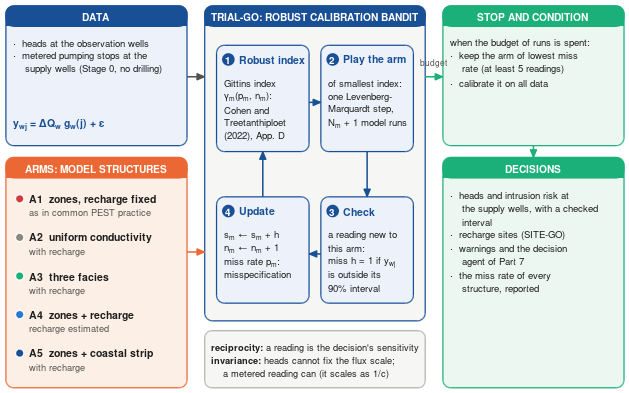
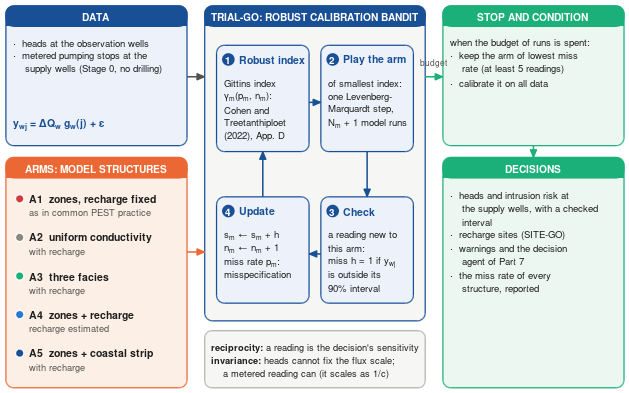

The MATLAB script that drew these images, in order:
function trial_go_scheme(outDir)
%TRIAL_GO_SCHEME How TRIAL-GO, the robust calibration bandit over model structures, works in the CERTAIN-COAST system.
%   trial_go_scheme(OUTDIR) draws the diagram (16 x 10 cm) and saves fig_trial_go_scheme.png and .pdf in OUTDIR
%   (default: results/figures of the repository). Same palette and font scaling as run_all_figures.m. The diagram
%   explains certaincoast.calibration.trialGo; the arms are the structures of certaincoast.calibration.aquiferArms.
%   GNU Octave without a display: xvfb-run -a octave --no-gui --eval "trial_go_scheme"
%
%   Copyright 2026 Dulian Zeqiraj. Licensed under the Apache License 2.0.

if nargin < 1 || isempty(outDir)
    outDir = fullfile(fileparts(fileparts(mfilename('fullpath'))), 'results', 'figures');
end
if ~exist(outDir, 'dir')
    mkdir(outDir);
end
if exist('OCTAVE_VERSION', 'builtin') ~= 0 && any(strcmp(available_graphics_toolkits(), 'qt'))
    graphics_toolkit('qt');
end
pal = palette();
W = 16; H = 10;
fig = figure('Visible', 'off', 'Color', 'w', 'Units', 'centimeters', 'Position', [2 2 W H], ...
             'PaperUnits', 'centimeters', 'PaperSize', [W H], 'PaperPosition', [0 0 W H], ...
             'PaperPositionMode', 'manual', 'InvertHardcopy', 'off');
ax = axes('Parent', fig, 'Units', 'normalized', 'Position', [0 0 1 1], 'XLim', [0 W], 'YLim', [0 H], ...
          'Visible', 'off', 'NextPlot', 'add');
navy = pal.darkBlue; ink = [0.12 0.12 0.12]; grey = pal.ink2;
fillN = [0.93 0.95 0.98]; fillO = [0.99 0.94 0.90]; fillG = [0.92 0.97 0.94]; fillL = [0.965 0.965 0.955];
B = 6.4;                                         % body text size (pt, before the 8 % scale of fs)

% ---------------------------------------------------------------------------------------------- left column
card(ax, 0.15, 6.30, 4.60, 3.55, fillN, navy, 'DATA');
txt(ax, 0.35, 8.92, {'\bullet  heads at the observation wells', '\bullet  metered pumping stops at the', ...
                     '    supply wells (Stage 0, no drilling)'}, B, ink);
txt(ax, 0.35, 6.85, {'y_{wj} = \DeltaQ_w g_w(j) + \epsilon'}, 7.0, navy, 'bold');

card(ax, 0.15, 0.15, 4.60, 5.85, fillO, pal.orange, 'ARMS: MODEL STRUCTURES');
armc = [pal.red; pal.muted; pal.aqua; pal.blue; pal.darkBlue];
arms = {'A1  zones, recharge fixed', 'A2  uniform conductivity', 'A3  three facies', 'A4  zones + recharge', ...
        'A5  zones + coastal strip'};
note = {'as in common PEST practice', 'with recharge', 'with recharge', 'recharge estimated', 'with recharge'};
for k = 1:5
    y = 4.95 - (k - 1) * 0.98;
    plot(ax, 0.50, y, 'o', 'MarkerSize', 6, 'MarkerFaceColor', armc(k, :), 'MarkerEdgeColor', 'w', 'LineWidth', 0.6);
    text(ax, 0.75, y, arms{k}, 'FontName', 'Helvetica', 'FontSize', fs(7.0), 'Color', ink, 'FontWeight', 'bold', ...
         'VerticalAlignment', 'middle');
    text(ax, 0.75, y - 0.36, note{k}, 'FontName', 'Helvetica', 'FontSize', fs(6.2), 'Color', grey, ...
         'VerticalAlignment', 'middle');
end

% ---------------------------------------------------------------------------------------------- centre: the loop
card(ax, 5.20, 1.85, 5.60, 8.00, fillL, navy, 'TRIAL-GO: ROBUST CALIBRATION BANDIT');
bw = 2.35; bh = 2.70; xl = 5.50; xr = 8.15; yt = 6.15; yb = 2.30;
box(ax, xl, yt, bw, bh, fillN, navy);  step(ax, xl, yt + bh, '1', 'Robust index', navy);
txt(ax, xl + 0.20, yt + bh - 0.95, {'Gittins index', '\gamma_m(p_m, n_m):', 'Cohen and', 'Treetanthiploet', '(2022), App. D'}, B, ink);
box(ax, xr, yt, bw, bh, fillN, navy);  step(ax, xr, yt + bh, '2', 'Play the arm', navy);
txt(ax, xr + 0.20, yt + bh - 0.95, {'of smallest index:', 'one Levenberg-', 'Marquardt step,', 'N_m + 1 model runs'}, B, ink);
box(ax, xr, yb, bw, bh, fillN, navy);  step(ax, xr, yb + bh, '3', 'Check', navy);
txt(ax, xr + 0.20, yb + bh - 0.95, {'a reading new to', 'this arm:', 'miss h = 1 if y_{wj}', 'is outside its', '90% interval'}, B, ink);
box(ax, xl, yb, bw, bh, fillN, navy);  step(ax, xl, yb + bh, '4', 'Update', navy);
txt(ax, xl + 0.20, yb + bh - 0.95, {'s_m \leftarrow s_m + h', 'n_m \leftarrow n_m + 1', 'miss rate p_m:', 'misspecification'}, B, ink);
arrow(ax, [xl + bw, xr], [yt + 1.25, yt + 1.25], navy);                         % 1 -> 2
arrow(ax, [xr + bw / 2, xr + bw / 2], [yt, yb + bh], navy);                     % 2 -> 3
arrow(ax, [xr, xl + bw], [yb + 1.25, yb + 1.25], navy);                         % 3 -> 4
arrow(ax, [xl + bw / 2, xl + bw / 2], [yb + bh, yt], navy);                     % 4 -> 1

rbox(ax, 5.20, 0.15, 5.60, 1.45, fillL, pal.refGray, 0.18);
txt(ax, 5.38, 1.18, {'\bfreciprocity:\rm a reading is the decision''s sensitivity', ...
                     '\bfinvariance:\rm heads cannot fix the flux scale;', ...
                     '    a metered reading can (it scales as 1/c)'}, 6.2, ink);

arrow(ax, [4.75 5.20], [8.05 8.05], grey);                      % data -> loop
arrow(ax, [4.75 5.20], [3.60 3.60], pal.orange);                % arms -> loop

% ---------------------------------------------------------------------------------------------- right column
card(ax, 11.25, 6.30, 4.60, 3.55, fillG, pal.aqua, 'STOP AND CONDITION');
txt(ax, 11.45, 8.92, {'when the budget of runs is spent:', '\bullet  keep the arm of lowest miss', ...
                      '    rate (at least 5 readings)', '\bullet  calibrate it on all data'}, B, ink);
card(ax, 11.25, 0.15, 4.60, 5.85, fillG, pal.aqua, 'DECISIONS');
txt(ax, 11.45, 5.05, {'\bullet  heads and intrusion risk at', '    the supply wells, with a checked', ...
                      '    interval', '\bullet  recharge sites (SITE-GO)', '\bullet  warnings and the decision', ...
                      '    agent of Part 7', '\bullet  the miss rate of every', '    structure, reported'}, B, ink);
arrow(ax, [10.80 11.25], [8.05 8.05], pal.aqua);
text(ax, 11.03, 8.40, 'budget', 'FontName', 'Helvetica', 'FontSize', fs(5.6), 'Color', grey, ...
     'HorizontalAlignment', 'center');
arrow(ax, [13.55 13.55], [6.30 6.00], pal.aqua);

png = fullfile(outDir, 'fig_trial_go_scheme.png');
pdf = fullfile(outDir, 'fig_trial_go_scheme.pdf');
print(fig, '-dpng', '-r375', png);
print(fig, '-dpdf', '-painters', pdf);
close(fig);
fprintf('saved %s and %s\n', png, pdf);
end

% ================================================================================================== helpers
function y = fs(n)
y = 1.08 * n;                     % the font scale of run_all_figures.m
end

function pal = palette()
pal.blue = [42 120 214] / 255; pal.darkBlue = [24 79 149] / 255; pal.orange = [235 104 52] / 255;
pal.aqua = [27 175 122] / 255; pal.red = [208 59 59] / 255; pal.ink2 = [82 81 78] / 255;
pal.muted = [137 135 129] / 255; pal.refGray = [178 177 170] / 255;
end

function rbox(ax, x, y, w, h, face, edge, r)
rectangle('Parent', ax, 'Position', [x y w h], 'Curvature', [min(1, 2 * r / w) min(1, 2 * r / h)], ...
          'FaceColor', face, 'EdgeColor', edge, 'LineWidth', 0.9);
end

function box(ax, x, y, w, h, face, edge)
rbox(ax, x, y, w, h, face, edge, 0.20);
end

function card(ax, x, y, w, h, face, edge, title)
% a rounded box with a coloured title bar
rbox(ax, x, y, w, h, face, edge, 0.20);
rbox(ax, x, y + h - 0.52, w, 0.52, edge, edge, 0.20);
patch('Parent', ax, 'XData', [x x + w x + w x], 'YData', [y + h - 0.52, y + h - 0.52, y + h - 0.28, y + h - 0.28], ...
      'FaceColor', edge, 'EdgeColor', 'none');
text(ax, x + w / 2, y + h - 0.26, title, 'FontName', 'Helvetica', 'FontSize', fs(6.8), 'FontWeight', 'bold', ...
     'Color', 'w', 'HorizontalAlignment', 'center', 'VerticalAlignment', 'middle');
end

function step(ax, x, ytop, s, title, col)
% the number of a step in a filled circle and its title, at the top of a box
plot(ax, x + 0.30, ytop - 0.36, 'o', 'MarkerSize', 8.5, 'MarkerFaceColor', col, 'MarkerEdgeColor', col);
text(ax, x + 0.30, ytop - 0.36, s, 'FontName', 'Helvetica', 'FontSize', fs(6.6), 'FontWeight', 'bold', 'Color', 'w', ...
     'HorizontalAlignment', 'center', 'VerticalAlignment', 'middle');
text(ax, x + 0.58, ytop - 0.36, title, 'FontName', 'Helvetica', 'FontSize', fs(7.0), 'FontWeight', 'bold', ...
     'Color', col, 'VerticalAlignment', 'middle');
end

function txt(ax, x, y, lines, size, col, weight)
if nargin < 7, weight = 'normal'; end
dy = 0.0352 * size * 1.08 * 1.40;            % line pitch in cm for a font of SIZE pt
for k = 1:numel(lines)
    text(ax, x, y - (k - 1) * dy, lines{k}, 'FontName', 'Helvetica', 'FontSize', fs(size), 'Color', col, ...
         'FontWeight', weight, 'VerticalAlignment', 'middle', 'Interpreter', 'tex');
end
end

function arrow(ax, xs, ys, col)
plot(ax, xs, ys, '-', 'Color', col, 'LineWidth', 1.1);
x1 = xs(end - 1); y1 = ys(end - 1); x2 = xs(end); y2 = ys(end);
L = hypot(x2 - x1, y2 - y1); ux = (x2 - x1) / L; uy = (y2 - y1) / L;
a = 0.20; b = 0.085;
patch('Parent', ax, 'XData', [x2, x2 - a * ux + b * uy, x2 - a * ux - b * uy], ...
      'YData', [y2, y2 - a * uy - b * ux, y2 - a * uy + b * ux], 'FaceColor', col, 'EdgeColor', col);
end
